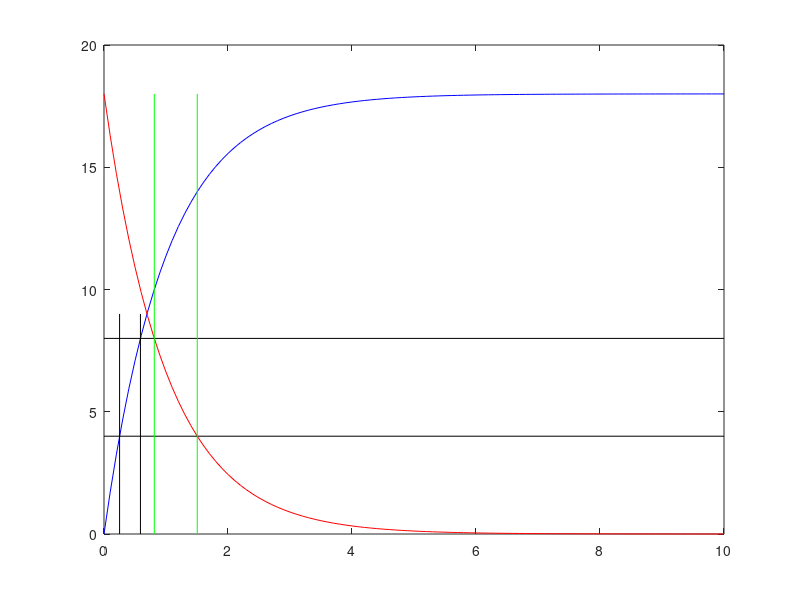

The MATLAB source for this figure:



t= 0:0.1:10;
tau= 1;

vcc= 18;
vh= 8;
vl= 4;


Ccarga= vcc*( 1-exp(-t/(tau)) );
th= -tau*log(1-vh/vcc);
tl= -tau*log(1-vl/vcc);

Tcreciendo= tau*log( (vcc-vl)/(vcc-vh) );




Cdescarga= vcc*exp(-t/(tau));
tldescarga= -tau*log(vl/vcc);
thdescarga= -tau*log(vh/vcc);

Tdecreciendo= tau*log(vh/vl);



hold off
plot(t, Ccarga, 'b')
hold on
plot(t, Cdescarga, 'r')

plot([0,10], [vh, vh], 'k')
plot([0,10], [vl, vl], 'k')

plot([tl,tl], [0,9], 'k')
plot([th,th], [0,9], 'k')

plot([tldescarga,tldescarga], [0,vcc], 'g')
plot([thdescarga,thdescarga], [0,vcc], 'g')


disp("Tcreciendo=");
disp(Tcreciendo);
disp("Tdecreciendo=");
disp(Tdecreciendo);

